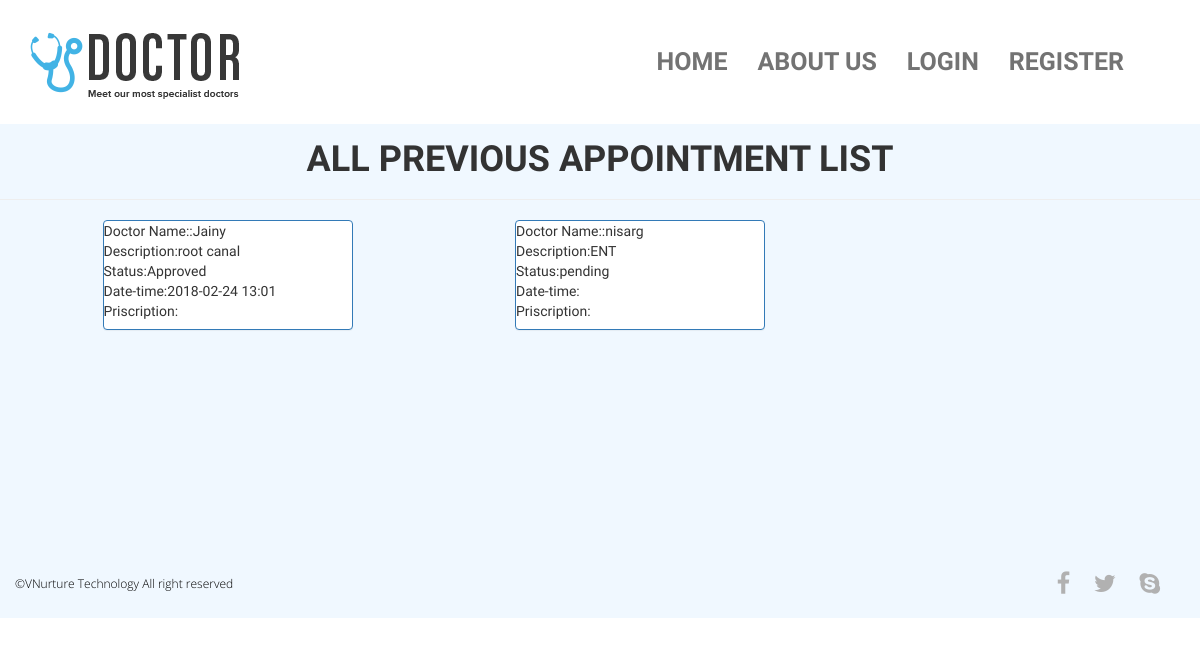
/patient/appointment.php?Id=3, run on the app's committed database.
### tables this page shows
CREATE TABLE `status` (
  `Statusid` int(10) NOT NULL,
  `Statusname` varchar(30) NOT NULL
);

CREATE TABLE `user` (
  `Userid` int(10) NOT NULL,
  `Firstname` varchar(20) NOT NULL,
  `Lastname` varchar(20) DEFAULT NULL,
  `Email` varchar(100) NOT NULL,
  `Password` varchar(50) NOT NULL,
  `Address` varchar(50) NOT NULL,
  `City` varchar(50) NOT NULL,
  `Contact` bigint(10) NOT NULL,
  `Usertypeid` int(10) NOT NULL,
  `Image` varchar(100) NOT NULL,
  `DOB` varchar(255) DEFAULT NULL,
  `Gender` varchar(20) DEFAULT NULL
);

CREATE TABLE `appointment` (
  `Appointmentid` int(10) NOT NULL,
  `Userid` int(10) NOT NULL,
  `Doctorid` int(10) NOT NULL,
  `Description` varchar(500) NOT NULL,
  `Statusid` int(10) NOT NULL DEFAULT '5',
  `Dtime` varchar(255) DEFAULT NULL,
  `Prescription` varchar(500) DEFAULT NULL,
  `Report` varchar(255) NOT NULL
);

### class/Appointment.php (called while the page is built, shortened)
<?php
class Appointment
{
	public function select($id){
		$conn=new mysqli("localhost","root","","db_medical");
			$qry="SELECT * FROM `appointment` WHERE Userid='$id'";
			$data=mysqli_query($conn,$qry);
			return $data;
	}
}
?>

### class/Doctor.php (called while the page is built, shortened)
<?php
class Doctor
{
	public function seluid($did)
	{
			$conn=new mysqli("localhost","root","","db_medical");
			$qry="SELECT Userid FROM `doctor` WHERE Doctorid='$did'";
			$data=mysqli_query($conn,$qry);
			return $data;
	}
}
?>

### class/User.php (called while the page is built, shortened)
<?php
class User
{
	public function select1($Uid)
	{
			$conn=new mysqli("localhost","root","","db_medical");
			$qry="SELECT Firstname,Contact,Address,Email,City,Lastname,Image,Gender,Password FROM `User` WHERE Userid='$Uid'";
			$data=mysqli_query($conn,$qry);
			return $data;
	}
}
?>

### class/Status.php (called while the page is built, shortened)
<?php
class Status
{
	public function select($id)
	{
			$conn=new mysqli("localhost","root","","db_medical");
			$qry="SELECT * FROM `status` WHERE Statusid='$id'";
			$data=mysqli_query($conn,$qry);
			return $data;
	}
}
?>

### patient/appointment.php (the view, shortened to what this page needs)
<?php
	include_once("header.php");
?>
<br><br>
<?php
include_once("../class/Appointment.php");
$obj1=new Appointment();
include_once("../class/Doctor.php");
$obj2=new Doctor();
include_once("../class/User.php");
$obj3=new User();
include_once("../class/Status.php");
$obj4=new Status();
if(isset($_GET["Id"]))
{
		$uid=$_GET["Id"];
		$rec1=$obj1->select($uid);
}
$data="	 <div class='layout'><br> <br><br> <div class='page-header'><center><h1>All previous Appointment List</h1></center></div> ";
while($result1=mysqli_fetch_array($rec1))
{
	$rec2=$obj2->seluid($result1[2]);
	while($result2=mysqli_fetch_array($rec2))
	{
		$rec3=$obj3->select1($result2[0]);
		while($result3=mysqli_fetch_array($rec3))
		{
			$rec4=$obj4->select($result1[4]);
			while($result4=mysqli_fetch_array($rec4))
		{
	$data.="<div class='row'>
				<div class='col-md-offset-1 col-md-3'>
                	<div class='panel panel-primary' style='width: 250px; height: 110px; '>
          				Doctor Name::".$result3[0]."<br>
          				Description:".$result1[3]."<br>
          				Status:".$result4[1]."<br>
          				Date-time:".$result1[5]."<br>
          				Priscription:".$result1[6]."
                    </div>
                </div>";
            }
        }
    }
 }
    $data.="</div><br><br><br><br>";
 echo $data;
 ?>
<?php
	include_once("footer.php");
?>
</body>
</html>

### patient/css/style.css (style rules this page uses)
body { margin: 0; padding: 0; font-family: 'BenchNine', sans-serif; }
h1, h3 { text-transform: uppercase; font-weight: bold; }
html, body, .carousel, .carousel-inner, .carousel-inner .item { height: 100%; }

### patient/appointment.php (style rules this page uses)
.layout { background-color: #f0f8ff; }

### data on the page
appointment: Description "root canal", Dtime "2018-02-24 13:01"
user: Firstname "Jainy"
status: Statusname "Approved"
appointment: Description "ENT"
user: Firstname "nisarg"
status: Statusname "pending"
